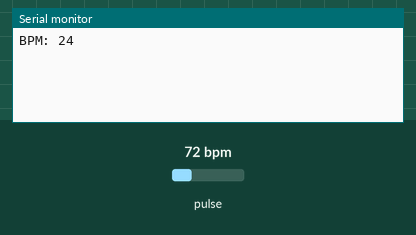
Bench run of a sketch on a simulated Arduino Uno, built with avr-gcc and run on an emulated ATmega328P. On the bench: the last lines printed to the serial monitor. The test bench sets the inputs (shaded band); at power-on: pulse 72 bpm.

Above: at 1.2 s.
1.3 s: pulse set to 42 bpm
At 2.7 s:
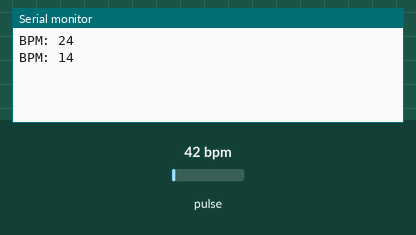
2.8 s: pulse set to 70 bpm
At 3.9 s:
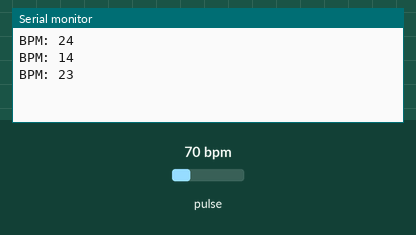
Timing chart, 0 to 5.8 s (numbered marks = the images above; inputs shaded):
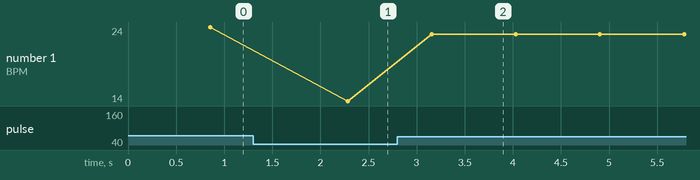

The sketch:

bpm.ino
```cpp
#define USE_ARDUINO_INTERRUPTS false
#include <PulseSensorPlayground.h>

const int PULSE_INPUT = A0;
const int THRESHOLD = 800;   // 공회전 시 소음이 발생하지 않도록 이 숫자를 조정하십시오.

byte samplesUntilReport;
const byte SAMPLES_PER_SERIAL_SAMPLE = 10;

PulseSensorPlayground pulseSensor;

void setup() {
  Serial.begin(115200);
  pulseSensor.analogInput(PULSE_INPUT);
  pulseSensor.setSerial(Serial);
  pulseSensor.setThreshold(THRESHOLD);

  samplesUntilReport = SAMPLES_PER_SERIAL_SAMPLE;

  if (!pulseSensor.begin()) {
  }
}

void loop() {
  int myBPM = pulseSensor.getBeatsPerMinute();

  if (pulseSensor.sawNewSample()) {
    if (--samplesUntilReport == (byte) 0) {
      samplesUntilReport = SAMPLES_PER_SERIAL_SAMPLE;

      if (pulseSensor.sawStartOfBeat()) {
        Serial.print("BPM: ");
        Serial.println(myBPM/3);
      }
    }
  }
}
```

Measured:
- after the input at 1.3 s, the serial monitor: prints a new line after 0.98 s (image 1)
- after the input at 2.8 s, the serial monitor: prints a new line after 0.36 s (image 2)
- plotted number 1: 24 → 14 after the input at 1.3 s, 14 → 23 after the input at 2.8 s
